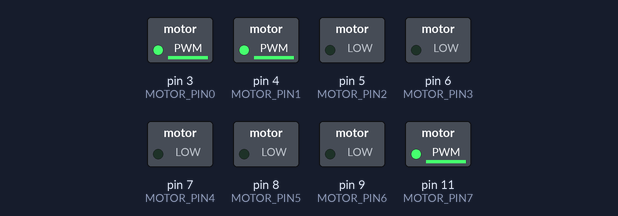
Simulated run of this sketch. Board: Arduino Uno, built with avr-gcc and run on an emulated ATmega328P. Shown: switched loads named in the sketch (green lamp = pin HIGH).

Above: at 0.05 s.
At 1.55 s:
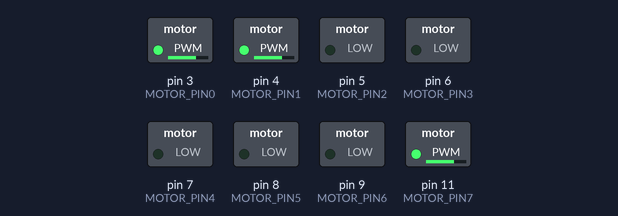
At 3.1 s:
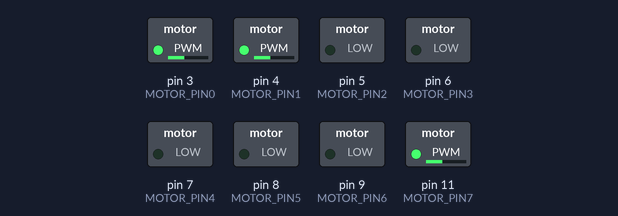
At 6.15 s:
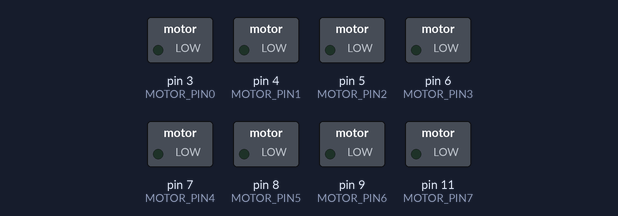
Timing chart, 0 to 8.0 s (numbered marks = the images above):
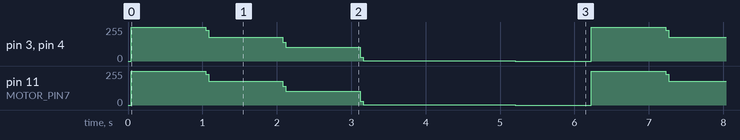

The sketch:

feedback_test.ino
```cpp
#define MOTOR_PIN0  PD3 //3
#define MOTOR_PIN1  PD4 //4
#define MOTOR_PIN2  PD5 //5
#define MOTOR_PIN3  PD6 //6
#define MOTOR_PIN4  PD7 //7
#define MOTOR_PIN5  PB0 //8
#define MOTOR_PIN6  PB1 //9
#define MOTOR_PIN7  PB3 //11
#define PERIOD      1000//µs

uint8_t dist[8] =  {0, 0, 0, 0, 0, 0, 0, 0};
uint8_t dist5[8] = {5, 5, 0, 0, 0, 0, 0, 5};
uint8_t dist4[8] = {4, 4, 0, 0, 0, 0, 0, 4};
uint8_t dist3[8] = {3, 3, 0, 0, 0, 0, 0, 3};
uint8_t dist2[8] = {2, 2, 0, 0, 0, 0, 0, 2};
uint8_t dist1[8] = {1, 1, 0, 0, 0, 0, 0, 1};
uint8_t dist0[8] = {0, 0, 0, 0, 0, 0, 0, 0};
uint8_t duty[6] = {100, 70, 40, 0, 0, 0};

void setup()
{
  Serial.begin(57600);
  DDRD |= (1<<MOTOR_PIN0) | (1<<MOTOR_PIN1) | (1<<MOTOR_PIN2) | (1<<MOTOR_PIN3) | (1<<MOTOR_PIN4);
  DDRB |= (1<<MOTOR_PIN5) | (1<<MOTOR_PIN6) | (1<<MOTOR_PIN7);
}

void loop()
{
  uint16_t i;
  uint8_t copy;
  for(copy=0; copy<8; copy++) dist[copy] = dist5[copy];
  for(i=0; i<1000; i++)
  {
    write_all_low(); //all motors initially off
    delayMicroseconds(PERIOD * (100-duty[0])/100);
    for(uint8_t index=0; index<5; index++)
    {
      check_all(4-index);
      delayMicroseconds(PERIOD * (duty[index]-duty[index+1])/100);
    }
  }

  for(copy=0; copy<8; copy++) dist[copy] = dist4[copy];
  for(i=0; i<1000; i++)
  {
    write_all_low(); //all motors initially off
    delayMicroseconds(PERIOD * (100-duty[0])/100);
    for(uint8_t index=0; index<5; index++)
    {
      check_all(4-index);
      delayMicroseconds(PERIOD * (duty[index]-duty[index+1])/100);
    }
  }

  for(copy=0; copy<8; copy++) dist[copy] = dist3[copy];
  for(i=0; i<1000; i++)
  {
    write_all_low(); //all motors initially off
    delayMicroseconds(PERIOD * (100-duty[0])/100);
    for(uint8_t index=0; index<5; index++)
    {
      check_all(4-index);
      delayMicroseconds(PERIOD * (duty[index]-duty[index+1])/100);
    }
  }

  for(copy=0; copy<8; copy++) dist[copy] = dist2[copy];
  for(i=0; i<1000; i++)
  {
    write_all_low(); //all motors initially off
    delayMicroseconds(PERIOD * (100-duty[0])/100);
    for(uint8_t index=0; index<5; index++)
    {
      check_all(4-index);
      delayMicroseconds(PERIOD * (duty[index]-duty[index+1])/100);
    }
  }

  for(copy=0; copy<8; copy++) dist[copy] = dist1[copy];
  for(i=0; i<1000; i++)
  {
    write_all_low(); //all motors initially off
    delayMicroseconds(PERIOD * (100-duty[0])/100);
    for(uint8_t index=0; index<5; index++)
    {
      check_all(4-index);
      delayMicroseconds(PERIOD * (duty[index]-duty[index+1])/100);
    }
  }

  for(copy=0; copy<8; copy++) dist[copy] = dist0[copy];
  for(i=0; i<1000; i++)
  {
    write_all_low(); //all motors initially off
    delayMicroseconds(PERIOD * (100-duty[0])/100);
    for(uint8_t index=0; index<5; index++)
    {
      check_all(4-index);
      delayMicroseconds(PERIOD * (duty[index]-duty[index+1])/100);
    }
  }
}

//*********************************************************//
// writes 0 to all of the motor pins
//*********************************************************//
void write_all_low()
{
  PORTD &= ~((1<<MOTOR_PIN0) | (1<<MOTOR_PIN1) | (1<<MOTOR_PIN2) | (1<<MOTOR_PIN3) | (1<<MOTOR_PIN4));
  PORTB &= ~((1<<MOTOR_PIN5) | (1<<MOTOR_PIN6) | (1<<MOTOR_PIN7));
}

//*********************************************************//
// writes 1 (turns on) motors depending on their distance
//  range and what index (i) the pwm loop is at
//*********************************************************//
void check_all(uint8_t i)
{
  PORTD |= ((dist[0] > i) << MOTOR_PIN0)
         | ((dist[1] > i) << MOTOR_PIN1)
         | ((dist[2] > i) << MOTOR_PIN2)
         | ((dist[3] > i) << MOTOR_PIN3)
         | ((dist[4] > i) << MOTOR_PIN4);
  PORTB |= ((dist[5] > i) << MOTOR_PIN5)
         | ((dist[6] > i) << MOTOR_PIN6)
         | ((dist[7] > i) << MOTOR_PIN7);
}
```

Measured:
- by itself, pin 11 (MOTOR_PIN7): repeats every 6.2 s: 232/255 0.04 s, 178/255 1.0 s, 140/255 0.04 s, 103/255 1.0 s, 29/255 0.04 s, 2/255 2.0 s, 0/255 1.0 s, 254/255 1.0 s
- by itself, pin 3 (MOTOR_PIN0), pin 4 (MOTOR_PIN1): repeats every 6.2 s: 232/255 0.04 s, 178/255 1.0 s, 140/255 0.04 s, 103/255 1.0 s, 29/255 0.04 s, 3/255 2.0 s, 0/255 1.0 s, 254/255 1.0 s
